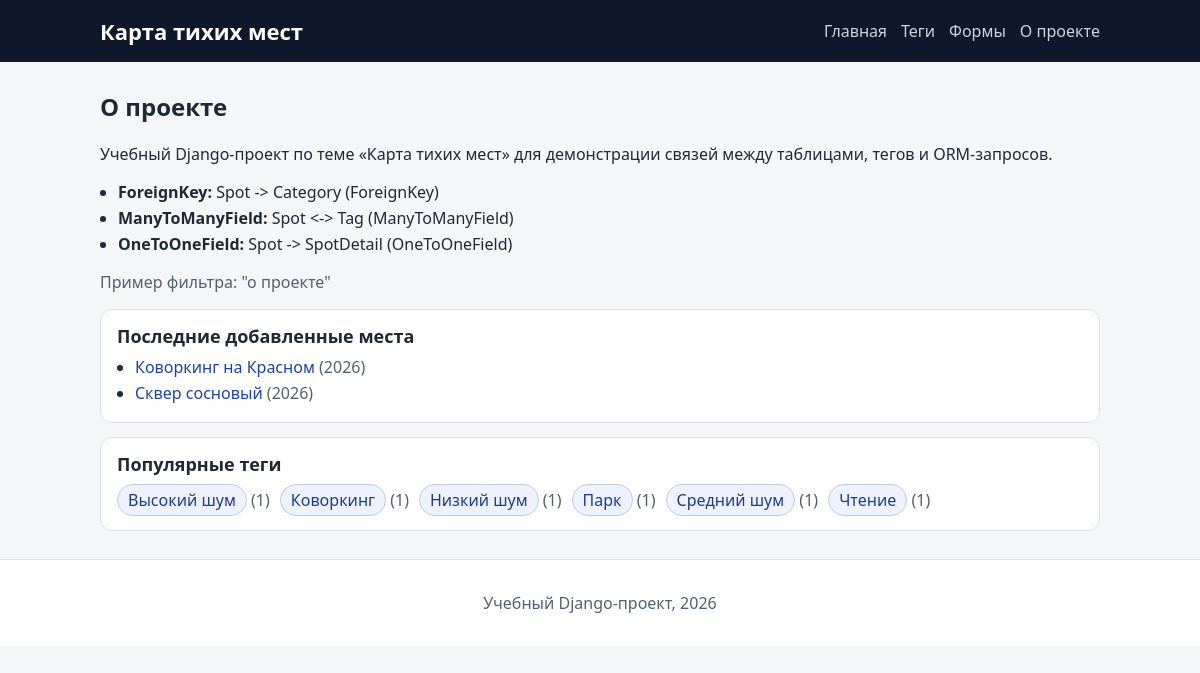
Page /about/ on the earlier database version.
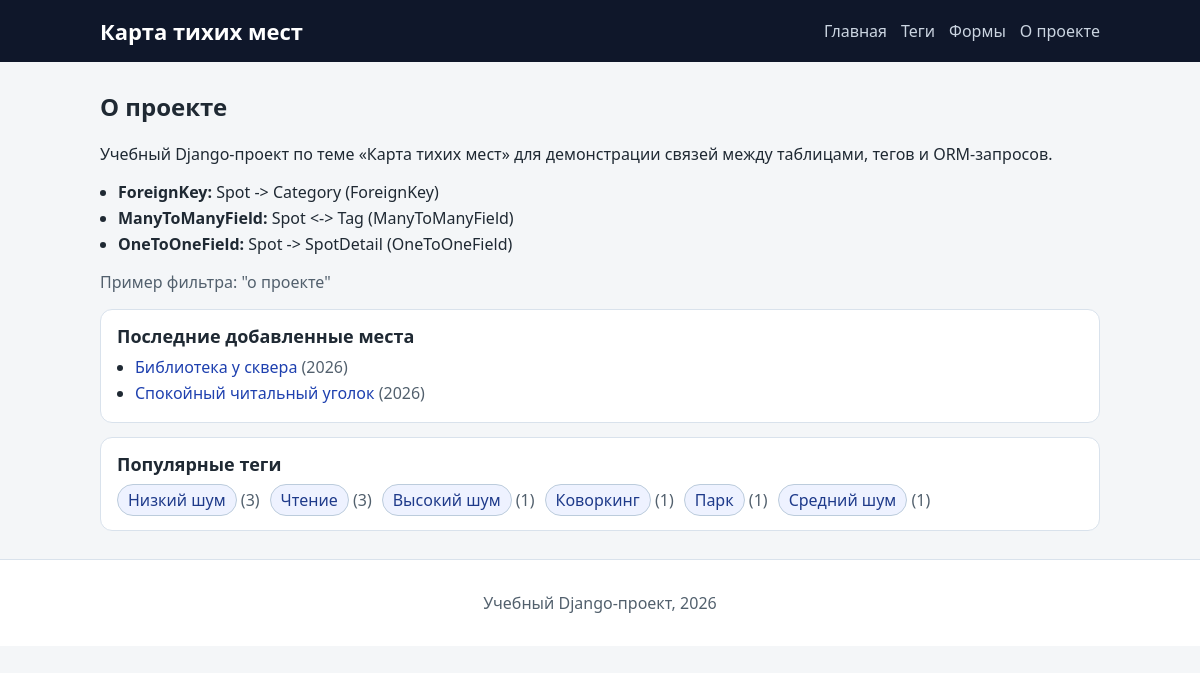
Same page on the later database version.
### spots/models.py (models this page shows, shortened)
class Spot(models.Model):
    class NoiseLevel(models.IntegerChoices):
        LOW = 1, "Низкий"
        MEDIUM = 2, "Средний"
        HIGH = 3, "Высокий"
    class PublicationStatus(models.IntegerChoices):
        DRAFT = 0, "Черновик"
        PUBLISHED = 1, "Опубликовано"
    title = models.CharField(max_length=255, verbose_name="Название места")
    slug = models.SlugField(max_length=255, unique=True, db_index=True)
    content = models.TextField(blank=True, verbose_name="Описание")
    photo = models.ImageField(
        upload_to=spot_photo_upload_to,
        blank=True,
        null=True,
        verbose_name="Фотография",
    )
    area = models.CharField(max_length=120, verbose_name="Район")
    area_slug = models.SlugField(max_length=120, db_index=True)
    category = models.ForeignKey(
        Category,
        on_delete=models.PROTECT,
        related_name="spots",
        verbose_name="Категория",
    )
    noise_level = models.PositiveSmallIntegerField(
        choices=NoiseLevel.choices,
        default=NoiseLevel.MEDIUM,
        verbose_name="Уровень шума",
    )
    time_create = models.DateTimeField(auto_now_add=True, verbose_name="Создано")
    time_update = models.DateTimeField(auto_now=True, verbose_name="Обновлено")
    status = models.PositiveSmallIntegerField(
        choices=PublicationStatus.choices,
        default=PublicationStatus.PUBLISHED,
        db_index=True,
        verbose_name="Статус публикации",
    )
    tags = models.ManyToManyField(
        Tag,
        blank=True,
        related_name="spots",
        verbose_name="Теги",
    )
    objects = models.Manager()
    published = PublishedSpotManager()
    class Meta:
        verbose_name = "Тихое место"
        verbose_name_plural = "Тихие места"
        ordering = ["-time_create"]
        indexes = [
            models.Index(fields=["-time_create"]),
            models.Index(fields=["status"]),
            models.Index(fields=["area_slug"]),
        ]
    def get_absolute_url(self):
        return reverse("spot_detail", kwargs={"spot_slug": self.slug})

class Tag(models.Model):
    name = models.CharField(max_length=80, db_index=True, verbose_name="Тег")
    slug = models.SlugField(max_length=120, unique=True, db_index=True)
    class Meta:
        verbose_name = "Тег"
        verbose_name_plural = "Теги"
        ordering = ["name"]
    def get_absolute_url(self):
        return reverse("tag", kwargs={"tag_slug": self.slug})

### spots/views.py (the view)
# urls.py: path("about/", views.about, name="about"),
def about(request):
    data = build_base_context("О проекте")
    data["project_description"] = (
        "Учебный Django-проект по теме «Карта тихих мест» для демонстрации "
        "связей между таблицами, тегов и ORM-запросов."
    )
    data["relations_hint"] = {
        "fk": "Spot -> Category (ForeignKey)",
        "m2m": "Spot <-> Tag (ManyToManyField)",
        "o2o": "Spot -> SpotDetail (OneToOneField)",
    }
    return render(request, "spots/about.html", data)

### spots/data.py (called while the page is built)
def build_base_context(title: str) -> dict:
    return {
        "title": title,
        "menu": MENU,
        "current_year": get_current_year(),
    }

def get_current_year() -> int:
    return datetime.now().year

### spots/models.py (called while the page is built)
    def get_queryset(self):
        return super().get_queryset().filter(
            status=Spot.PublicationStatus.PUBLISHED
        )

### spots/templatetags/spots_tags.py (called while the page is built)
@register.inclusion_tag("spots/includes/recent_spots.html")
def show_recent_spots(limit: int = 2) -> dict:
    recent = (
        Spot.published.select_related("category")
        .prefetch_related("tags")
        .order_by("-time_create")[:limit]
    )
    return {"recent_spots": recent}

@register.inclusion_tag("spots/includes/list_tags.html")
def show_all_tags(limit: int = 12) -> dict:
    tags = Tag.objects.annotate(total=Count("spots")).filter(total__gt=0).order_by("-total", "name")[:limit]
    return {"tags": tags}

### spots/templates/spots/about.html
{% extends "spots/base.html" %}
{% load spots_tags %}
{% block content %}
    <h2>{{ title }}</h2>
    <p>{{ project_description }}</p>
    <ul class="recent-list">
        <li><strong>ForeignKey:</strong> {{ relations_hint.fk }}</li>
        <li><strong>ManyToManyField:</strong> {{ relations_hint.m2m }}</li>
        <li><strong>OneToOneField:</strong> {{ relations_hint.o2o }}</li>
    </ul>
    <p class="muted">Пример фильтра: "{{ title|lower }}"</p>
    {% show_recent_spots %}
    {% show_all_tags 8 %}
{% endblock %}

### spots/templates/spots/includes/recent_spots.html
<section class="recent">
    <h3>Последние добавленные места</h3>
    <ul class="recent-list">
        {% for spot in recent_spots %}
            <li>
                <a href="{{ spot.get_absolute_url }}">{{ spot.title }}</a>
                <span class="muted">({{ spot.time_create|date:"Y" }})</span>
            </li>
        {% empty %}
            <li class="muted">Нет данных.</li>
        {% endfor %}
    </ul>
</section>

### spots/templates/spots/includes/list_tags.html
<section class="recent">
    <h3>Популярные теги</h3>
    <ul class="tag-cloud">
        {% for tag in tags %}
            <li>
                <a class="tag-chip" href="{{ tag.get_absolute_url }}">{{ tag.name }}</a>
                <span class="muted">({{ tag.total }})</span>
            </li>
        {% empty %}
            <li class="muted">Нет тегов.</li>
        {% endfor %}
    </ul>
</section>

Differences in the rows shown:
no longer on this page (row edited): Spot: title "Коворкинг на Красном", time_create "2026"
no longer on this page (row unchanged): Spot: title "Сквер сосновый", time_create "2026"
added Spot: title "Библиотека у сквера", time_create "2026"
added Spot: title "Спокойный читальный уголок", time_create "2026"
shown differently, row unchanged: Tag "Низкий шум": total "1" → "3"; moves up the list
shown differently, row unchanged: Tag "Чтение": total "1" → "3"; moves up the list
